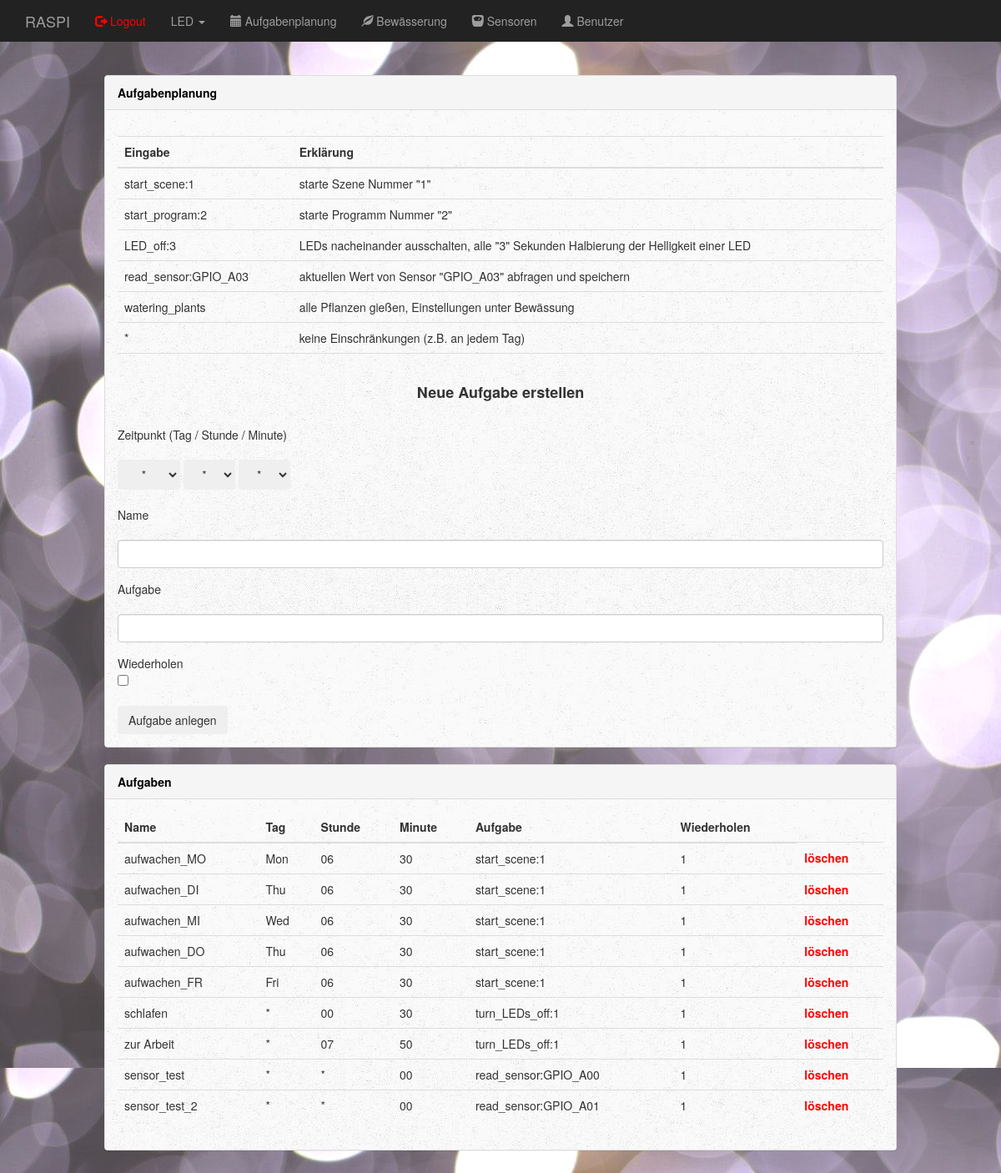
/dashboard/schedular/ (signed in), run on the app's committed database.
### app.py (models this page shows)
class Schedular(db.Model):
    __tablename__ = 'schedular'
    id     = db.Column(db.Integer, primary_key=True, autoincrement = True)
    name   = db.Column(db.String(50), unique=True)
    day    = db.Column(db.String(50))
    hour   = db.Column(db.String(50))
    minute = db.Column(db.String(50))
    task   = db.Column(db.String(100))
    repeat = db.Column(db.String(50))

### app.py (the view)
@app.route('/dashboard/schedular/', methods=['GET'])
@login_required
@superuser_required
def dashboard_schedular():
    error_massage = ""
    set_name = ""
    set_task = ""
    if request.method == "GET":
        if request.args.get("set_name") is not None:
            if request.args.get("set_name") == "":
                error_massage = "Kein Name angegeben"
                set_task = request.args.get("set_task")
            elif request.args.get("set_task") == "":
                error_massage = "Keine Aufgabe angegeben"
                set_name = request.args.get("set_name")
            else:
                name   = request.args.get("set_name")
                day    = request.args.get("set_day")
                hour   = request.args.get("set_hour")
                minute = request.args.get("set_minute")
                task   = request.args.get("set_task")
                if request.args.get("checkbox"):
                    repeat = "*"
                else:
                    repeat = ""
                check_entry = Schedular.query.filter_by(name=name).first()
                if check_entry is None:
                    for i in range(1,25):
                        if Schedular.query.filter_by(id=i).first():
                            pass
                        else:
                            task = Schedular(
                                    id     = i,
                                    name   = name,
                                    day    = day,
                                    hour   = hour,
                                    minute = minute,
                                    task   = task,
                                    repeat = repeat,
                                )
                            db.session.add(task)
                            db.session.commit()
                            break
                else:
                    error_massage = "Name schon vergeben"
    schedular_list = Schedular.query.all()
    dropdown_list_days    = ["*", "Mon", "Thu", "Wed", "Thu", "Fri", "Sat", "Sun"]
    dropdown_list_hours   = ["*", "00", "01", "02", "03", "04", "05", "06", "07", "08", "09", "10", "11",
                             "12","13", "14", "15", "16", "17", "18", "19", "20", "21", "22", "23"]
    dropdown_list_minutes = ["*", "00", "01", "02", "03", "04", "05", "06", "07", "08", "09", "10", "11",
                             "12","13", "14", "15", "16", "17", "18", "19", "20", "21", "22", "23", "24",
                             "25", "26", "27", "28", "29", "30", "31", "32", "33", "34", "35", "36","37",
                             "38", "39", "40", "41", "42", "43", "44", "45", "46", "47", "48","49", "50",
                             "51", "52", "53", "54", "55", "56", "57", "58", "59"]
    return render_template('dashboard_schedular.html',
                            dropdown_list_days=dropdown_list_days,
                            dropdown_list_hours=dropdown_list_hours,
                            dropdown_list_minutes=dropdown_list_minutes,
                            schedular_list=schedular_list,
                            error_massage=error_massage,
                            set_name=set_name,
                            set_task=set_task
                            )

### app.py (called while the page is built)
def superuser_required(f):
    @wraps(f)
    def wrap(*args, **kwargs):
        if current_user.role == "superuser":
            return f(*args, **kwargs)
        else:
            form = LoginForm()
            return render_template('login.html', form=form, role_check=False)
    return wrap

@login_manager.user_loader
def load_user(user_id):
    return User.query.get(int(user_id))

### templates/dashboard_schedular.html (shortened to what this page needs)
{% extends "bootstrap/base.html" %}
{% block styles %}
  {{super()}}
  <link rel="stylesheet" href="{{url_for('.static', filename='dashboard.css')}}">
{% endblock %}
{% block content %}
<nav class="navbar navbar-inverse navbar-fixed-top">
  <div class="container">
    <div class="navbar-header">
      <a class="navbar-brand" href="#">RASPI</a>
    </div>
    <div id="navbar" class="collapse navbar-collapse">
      <ul class="nav navbar-nav">
        <li><a href="{{ url_for('logout') }}"><span class="glyphicon glyphicon-log-out" style="color:red"></span><font color="red"> Logout</font></a></li>
        <li class="dropdown">
          <a class="dropdown-toggle" data-toggle="dropdown" href="#">LED
          <span class="caret"></span></a>
        </li>
        <li><a href="{{ url_for('dashboard_schedular') }}"><span class="glyphicon glyphicon-calendar"></span> Aufgabenplanung</a></li>
        <li><a href="{{ url_for('dashboard_plants') }}"><span class="glyphicon glyphicon-leaf"></span> Bewässerung</a></li>
        <li><a href="{{ url_for('dashboard_sensors') }}"><span class="glyphicon glyphicon-scale"></span> Sensoren</a></li>
        <li><a href="{{ url_for('dashboard_user') }}"><span class="glyphicon glyphicon-user"></span> Benutzer</a></li>
      </ul>
    </div>
  </div>
</nav>
<br>
<div class="col-sm-2 col-sm-offset-2 col-md-10 col-md-offset-1 main">
  <div class="row">
    <div class="col">
      <div class="panel panel-default">
        <div class="panel-heading"><font color="black"><b>Aufgabenplanung</b></font></div>
          <div class="panel-body">
          <table class="table">
            <thead>
              <tr><td></td><td></td></tr>
              <tr>
                <th>Eingabe</th>
                <th>Erklärung</th>
              </tr>
            </thead>
            <tbody>
              <tr>
                <td>start_scene:1</td>
                <td>starte Szene Nummer "1"</td>
              </tr>
              <tr>
                <td>start_program:2</td>
                <td>starte Programm Nummer "2"</td>
              </tr>
              <tr>
                <td>LED_off:3</td>
                <td>LEDs nacheinander ausschalten, alle "3" Sekunden Halbierung der Helligkeit einer LED</td>
              </tr>
              <tr>
                <td>read_sensor:GPIO_A03</td>
                <td>aktuellen Wert von Sensor "GPIO_A03" abfragen und speichern</td>
              </tr>
              <tr>
                <td>watering_plants</td>
                <td>alle Pflanzen gießen, Einstellungen unter Bewässung </td>
              </tr>
              <tr>
                <td> * </td>
                <td>keine Einschränkungen (z.B. an jedem Tag)</td>
              </tr>
              <tr><td></td><td></td></tr>
            </tbody>
          </table>
          <div class="text-center">
            <h4><b>Neue Aufgabe erstellen</b></h4>
          </div>
          <br>
          Zeitpunkt (Tag / Stunde / Minute)
          <br>
          <br>
          <form method="GET">
            <select class="btn btn-secondary dropdown-toggle" name="set_day">
              {% for each in dropdown_list_days %}
              {% if each != None %}
              <option value="{{each}}">{{each}}</option>
              {% endif %}
              {% endfor %}
            </select>
            <select class="btn btn-secondary dropdown-toggle" name="set_hour">
              {% for each in dropdown_list_hours %}
              {% if each != None %}
              <option value="{{each}}">{{each}}</option>
              {% endif %}
              {% endfor %}
            </select>
            <select class="btn btn-secondary dropdown-toggle" name="set_minute">
              {% for each in dropdown_list_minutes %}
              {% if each != None %}
              <option value="{{each}}">{{each}}</option>
              {% endif %}
              {% endfor %}
            </select>
            <br>
            <br>
            Name
            <br>
            <br>
            <div class="form-group">
              <input type="text" class="form-control" name="set_name" value="{% if set_name != None %}{{ set_name }}{% endif %}" />
            </div>
            Aufgabe
            <br>
            <br>
            <div class="form-group">
              <input type="text" class="form-control" name="set_task" value="{% if set_task != None %}{{ set_task }}{% endif %}" />
            </div>
            Wiederholen
            <div class="form-check">
              <input type="checkbox" class="form-check-input" name="checkbox">
            </div>
            <br>
            <input type="submit" class="btn btn-secondary" value="Aufgabe anlegen" />
          </form>
        </div>
      </div>
      <div class="panel panel-default">
        <div class="panel-heading"><font color="black"><b>Aufgaben</b></font></div>
        <div class="panel-body">
          <table class="table">
            <thead>
              <th scope="col">Name</th>
              <th scope="col">Tag</th>
              <th scope="col">Stunde</th>
              <th scope="col">Minute</th>
              <th scope="col">Aufgabe</th>
              <th scope="col">Wiederholen</th>
            </thead>
            <tbody>
              {% for entry in schedular_list %}
              <tr>
                <td>{{ entry.name }}</td>
                <td>{{ entry.day }}</td>
                <td>{{ entry.hour }}</td>
                <td>{{ entry.minute }}</td>
                <td>{{ entry.task }}</td>
                <td>{{ entry.repeat }}</td>
                <td><a href="/dashboard/schedular/delete/{{ entry.id }}"><font color="red"><b>löschen</b></font></a></td>
              </tr>
              {% endfor %}
            </tbody>
          </table>
        </div>
      </div>
    </div>
  </div>
</div>
{% endblock %}

### static/dashboard.css (style rules this page uses)
body { padding-top: 50px; background-image: url(images/background.jpg); }
.panel-body { background-image: url(images/background-panal.jpg); }
.navbar-fixed-top { border: 0; }
.main { padding: 20px; }
@media (min-width: 768px) { .main { padding-right: 40px; padding-left: 40px; } }

### data on the page
Schedular: name "aufwachen_MO", day "Mon", hour "06", minute "30", task "start_scene:1", repeat "1"
Schedular: name "aufwachen_DI", day "Thu", hour "06", minute "30", task "start_scene:1", repeat "1"
Schedular: name "aufwachen_MI", day "Wed", hour "06", minute "30", task "start_scene:1", repeat "1"
Schedular: name "aufwachen_DO", day "Thu", hour "06", minute "30", task "start_scene:1", repeat "1"
Schedular: name "aufwachen_FR", day "Fri", hour "06", minute "30", task "start_scene:1", repeat "1"
Schedular: name "schlafen", day "*", hour "00", minute "30", task "turn_LEDs_off:1", repeat "1"
Schedular: name "zur Arbeit", day "*", hour "07", minute "50", task "turn_LEDs_off:1", repeat "1"
Schedular: name "sensor_test", day "*", hour "*", minute "00", task "read_sensor:GPIO_A00", repeat "1"
Schedular: name "sensor_test_2", day "*", hour "*", minute "00", task "read_sensor:GPIO_A01", repeat "1"

### other printed values
form field set_day "*"
form field set_hour "*"
form field set_minute "*"
